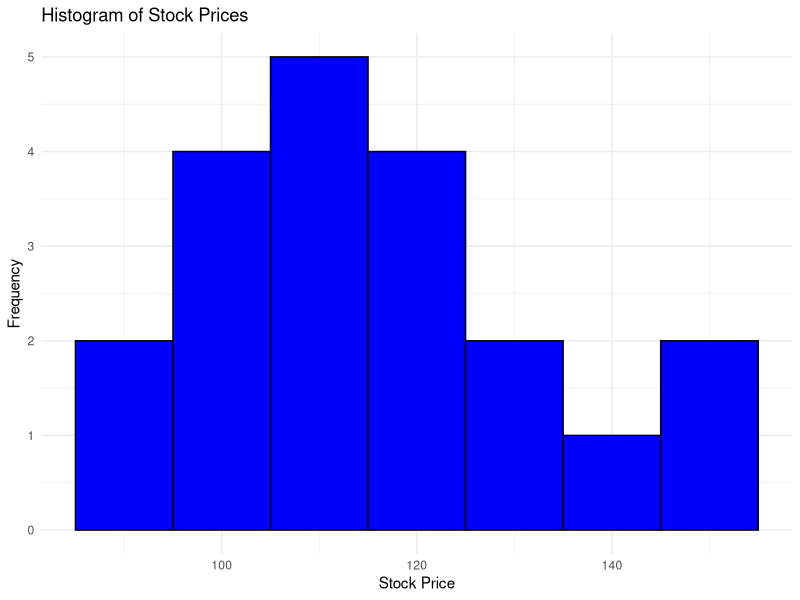
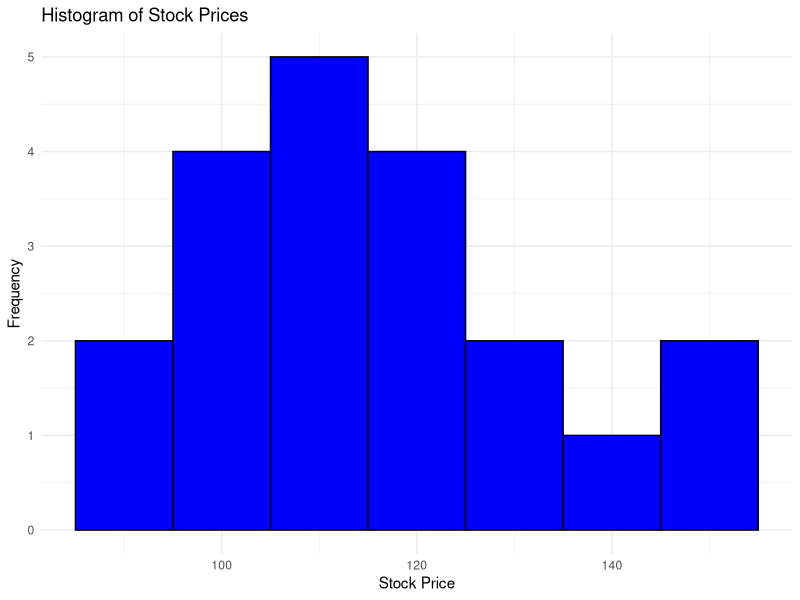

Source code (R) for these figures, in order:
library(ggplot2)

stock_data <- read.csv("stock_prices.csv")

ggplot(stock_data, aes(x = stock_price)) +
  geom_histogram(binwidth = 10, fill = "blue", color = "black") +
  labs(title = "Histogram of Stock Prices", x = "Stock Price", y = "Frequency") +
  theme_minimal()

ggsave("histogram.jpg", last_plot())
